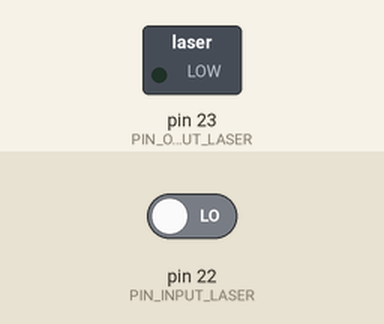
This sketch was run on a simulated Arduino Mega 2560, built with avr-gcc and run on an emulated ATmega2560. Shown: switched loads named in the sketch (green lamp = pin HIGH). Inputs (shaded band) come from the test bench; at power-on: pin 22 (PIN_INPUT_LASER) LOW.

Above: at 1.2 s.
1.3 s: pin 22 (PIN_INPUT_LASER) driven HIGH
At 2.5 s:
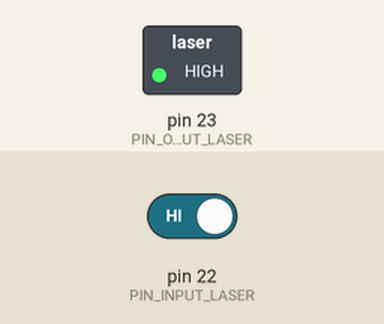
2.8 s: pin 22 (PIN_INPUT_LASER) driven LOW
At 3.8 s:
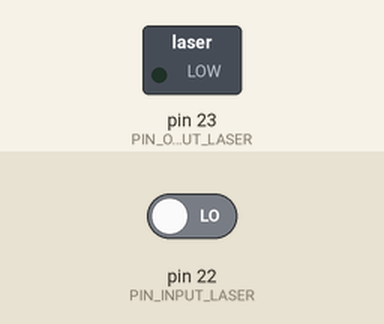
Timing chart, 0 to 5.8 s (numbered marks = the images above; inputs shaded):
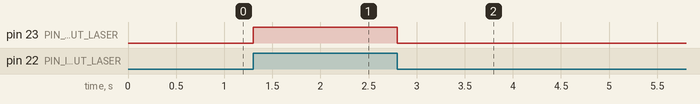

Measured:
- after the input at 1.3 s, pin 23 (PIN_OUTPUT_LASER): LOW → HIGH at once
- after the input at 2.8 s, pin 23 (PIN_OUTPUT_LASER): HIGH → LOW at once

The sketch:

sketch_mar10b_laser.ino
```cpp
//laser on/off:

#define PIN_INPUT_LASER 22
#define PIN_OUTPUT_LASER 23

int Flag_Input_Laser;

void setup()
{
  pinMode(PIN_INPUT_LASER,INPUT);
  pinMode(PIN_OUTPUT_LASER,OUTPUT);
}

void loop()
{
  Flag_Input_Laser = digitalRead(PIN_INPUT_LASER);
  digitalWrite(PIN_OUTPUT_LASER,Flag_Input_Laser);
}
```
